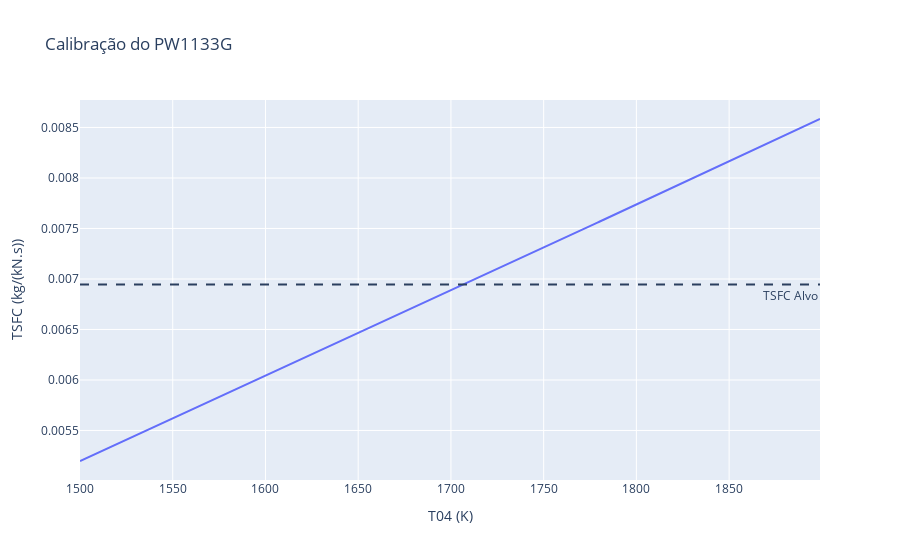
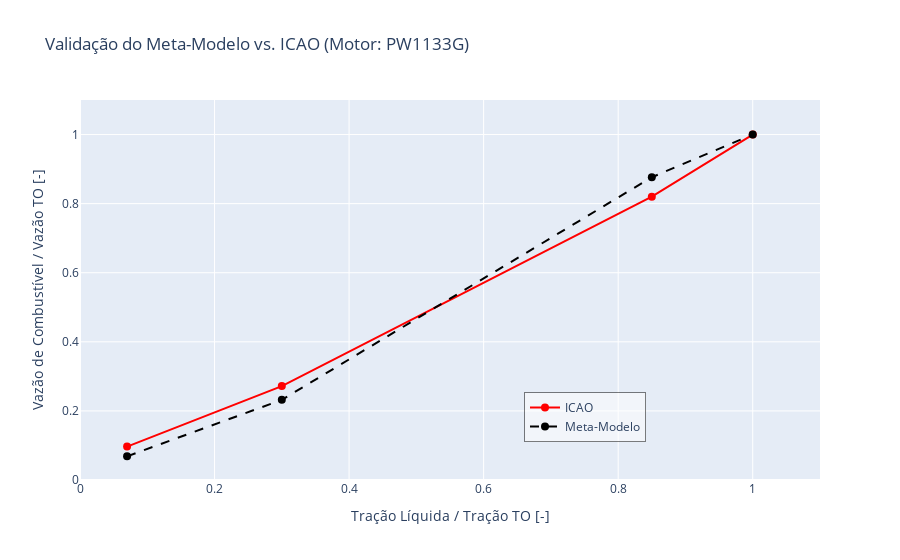

Notebook code cell kept with these figures, in order:
### Markdown cell above
### PW1133G

### Code cell
# --- Configuração de Logger e Diretórios ---
LOG_DIR = "logs"
IMAGES_DIR = Path("images") # Define um diretório para salvar as imagens
if not os.path.exists(LOG_DIR): os.makedirs(LOG_DIR)
if not os.path.exists(IMAGES_DIR): os.makedirs(IMAGES_DIR)

logger = logging.getLogger("validation_plot")
logger.setLevel(logging.INFO)
if not logger.handlers:
    file_handler = logging.FileHandler(os.path.join(LOG_DIR, "validation.log"), mode='w', encoding='utf-8')
    console_handler = logging.StreamHandler()
    formatter = logging.Formatter('%(asctime)s - %(levelname)s - %(message)s')
    file_handler.setFormatter(formatter)
    console_handler.setFormatter(formatter)
    logger.addHandler(file_handler)
    logger.addHandler(console_handler)
lto_thrust_percentages = [0.07, 0.30, 0.85, 1.00]

# ==============================================================================
# 1. CONFIGURAÇÃO E CALIBRAÇÃO DO MOTOR
# ==============================================================================
logger.info("Iniciando calibração do motor para validação...")

# Configuração base e do motor
motor = "PW1133G"
engine_config = {
    "bpr": 11.6,
    "prf": 1.5,
    "prc": 38.1 / 1.5,
}
icao_fuel_flow_kgs = [0.099, 0.278, 0.839, 1.023]
rated_thrust_kN = 147.3  # Empuxo nominal (100%)
fuel_flow_takeoff_kgs = 1.023  # Consumo em 100% de empuxo
t_04_bounds = (1500, 1900)
m_dot_bounds = (400, 800)

# Calibração
config_base = DEFAULT_CONFIG_TURBOFAN.copy()
config_base.update(engine_config)
turbofan = Turbofan(config_base)
optimization_status = turbofan.calibrate_turbofan(
    rated_thrust_kN=rated_thrust_kN,
    fuel_flow_kgs=fuel_flow_takeoff_kgs,
    t04_bounds=t_04_bounds,
    m_dot_bounds= m_dot_bounds
)
logger.info(f"Status da Calibração: {optimization_status}")

# Salva imagem da calibração
fig_calibracao = turbofan.plot_calibration_result(
    fuel_flow_takeoff_kgs/rated_thrust_kN,
    t04_range=np.arange(t_04_bounds[0], t_04_bounds[1], 1),
    title=f"Calibração do {motor}",
)
fig_calibracao.show()
fig_calibracao.write_image(IMAGES_DIR / f"{motor}_calibration.png", width=800, height=500, scale=2)

# ==============================================================================
# 2. GERAÇÃO DE DADOS (Meta-Modelo vs. ICAO)
# ==============================================================================
logger.info("Gerando dados para os pontos do ciclo LTO...")

# Calcula o consumo de combustível do seu modelo em cada ponto LTO
meta_modelo_fuel_flow_kgs = []
for thrust_perc in lto_thrust_percentages:
    turbofan.update_environment(percentage_of_rated_thrust=thrust_perc)
    meta_modelo_fuel_flow_kgs.append(turbofan.get_fuel_consumption())

# Normaliza os resultados pelo consumo de decolagem
meta_modelo_normalized = [ff / fuel_flow_takeoff_kgs for ff in meta_modelo_fuel_flow_kgs]

# Normaliza os dados da ICAO pelo consumo de decolagem
icao_normalized = [ff / fuel_flow_takeoff_kgs for ff in icao_fuel_flow_kgs]

# ==============================================================================
# 3. CRIAÇÃO DO DATAFRAME
# ==============================================================================

# Estrutura os dados para o Plotly
plot_df = pd.DataFrame({
    "Tração Líquida / Tração TO [-]": lto_thrust_percentages,
    "Meta-Modelo": meta_modelo_normalized,
    "ICAO": icao_normalized,
})
logger.info(f"DataFrame para plotagem:\n{plot_df}")

# ==============================================================================
# 4. PLOTAGEM COM PLOTLY GRAPH_OBJECTS (GO)
# ==============================================================================
logger.info("Gerando gráfico...")

# Inicializa a figura
fig = go.Figure()

# --- Adiciona a Linha da ICAO (Vermelha, Sólida) ---
fig.add_trace(go.Scatter(
    x=plot_df["Tração Líquida / Tração TO [-]"],
    y=plot_df["ICAO"],
    mode='lines+markers',  # Linhas e marcadores
    name='ICAO',
    line=dict(color='red', width=2, dash='solid'),
    marker=dict(color='red', size=8, symbol='circle')
))

# --- Adiciona a Linha do Meta-Modelo (Preta, Tracejada) ---
fig.add_trace(go.Scatter(
    x=plot_df["Tração Líquida / Tração TO [-]"],
    y=plot_df["Meta-Modelo"],
    mode='lines+markers',  # Linhas e marcadores
    name='Meta-Modelo',
    line=dict(color='black', width=2, dash='dash'),
    marker=dict(color='black', size=8, symbol='circle')
))

# --- Customiza o Layout do Gráfico ---
fig.update_layout(
    title=f"Validação do Meta-Modelo vs. ICAO (Motor: {motor})",
    xaxis_title="Tração Líquida / Tração TO [-]",
    yaxis_title="Vazão de Combustível / Vazão TO [-]",
    # Define os limites dos eixos para corresponder ao seu exemplo
    xaxis=dict(range=[0, 1.1]),
    yaxis=dict(range=[0, 1.1]),
    # Posiciona a legenda no canto inferior direito
    legend=dict(
        x=0.6, y=0.1,
        bgcolor='rgba(255, 255, 255, 0.5)', # Fundo semitransparente
        bordercolor='rgba(0, 0, 0, 0.5)',
        borderwidth=1
    )
)

# ==============================================================================
# 5. SALVAR E EXIBIR
# ==============================================================================

# Salva a imagem na pasta 'images'
file_name = f"{motor}_validation_plot.png"
fig.write_image(IMAGES_DIR / file_name, width=800, height=500, scale=2)
logger.info(f"Gráfico salvo em: {IMAGES_DIR / file_name}")

# Exibe o gráfico
fig.show()

### Figure 1 — Plotly figure (JSON) as saved in the notebook; plotly's stock layout.template omitted (floating-point values rounded to 4 significant figures; data arrays with more than 128 entries replaced by an {"elided": "..."} marker saying what was removed)
{"data": [{"hovertemplate": "T04 (K)=%{x}<br>TSFC (kg/s/kN)=%{y}<extra></extra>", "legendgroup": "", "line": {"color": "#636efa", "dash": "solid"}, "marker": {"symbol": "circle"}, "mode": "lines", "name": "", "orientation": "v", "showlegend": false, "x": {"elided": "400 int values"}, "xaxis": "x", "y": {"elided": "400 float values"}, "yaxis": "y", "type": "scatter"}], "layout": {"xaxis": {"anchor": "y", "domain": [0.0, 1.0], "title": {"text": "T04 (K)"}}, "yaxis": {"anchor": "x", "domain": [0.0, 1.0], "title": {"text": "TSFC (kg/(kN.s))"}}, "legend": {"tracegroupgap": 0}, "title": {"text": "Calibração do PW1133G"}, "shapes": [{"line": {"dash": "dash"}, "type": "line", "x0": 0, "x1": 1, "xref": "x domain", "y0": 0.006945, "y1": 0.006945, "yref": "y"}], "annotations": [{"showarrow": false, "text": "TSFC Alvo", "x": 1, "xanchor": "right", "xref": "x domain", "y": 0.006945, "yanchor": "top", "yref": "y"}]}}

### Figure 2 — Plotly figure (JSON) as saved in the notebook; plotly's stock layout.template omitted (floating-point values rounded to 4 significant figures)
{"data": [{"line": {"color": "red", "dash": "solid", "width": 2}, "marker": {"color": "red", "size": 8, "symbol": "circle"}, "mode": "lines+markers", "name": "ICAO", "x": [0.07, 0.3, 0.85, 1.0], "y": [0.09677, 0.2717, 0.8201, 1.0], "type": "scatter"}, {"line": {"color": "black", "dash": "dash", "width": 2}, "marker": {"color": "black", "size": 8, "symbol": "circle"}, "mode": "lines+markers", "name": "Meta-Modelo", "x": [0.07, 0.3, 0.85, 1.0], "y": [0.06856, 0.232, 0.8764, 1.0], "type": "scatter"}], "layout": {"xaxis": {"title": {"text": "Tração Líquida / Tração TO [-]"}, "range": [0, 1.1]}, "yaxis": {"title": {"text": "Vazão de Combustível / Vazão TO [-]"}, "range": [0, 1.1]}, "legend": {"x": 0.6, "y": 0.1, "bgcolor": "rgba(255, 255, 255, 0.5)", "bordercolor": "rgba(0, 0, 0, 0.5)", "borderwidth": 1}, "title": {"text": "Validação do Meta-Modelo vs. ICAO (Motor: PW1133G)"}}}
